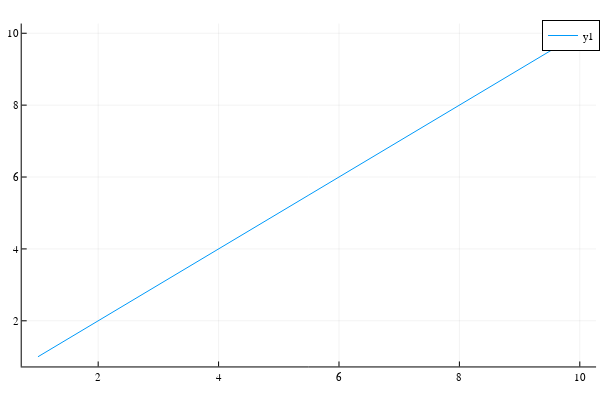

The cell this chart's notebook holds for it:
### Code cell
using Plots
plotlyjs()
plot(1:10)

### Figure 1 — Plotly figure (JSON) as saved in the notebook; plotly's stock layout.template omitted (floating-point values rounded to 4 significant figures)
{"data": [{"colorbar": {"title": {"text": ""}}, "legendgroup": "y1", "line": {"color": "rgba(0, 154, 250, 1.000)", "dash": "solid", "shape": "linear", "width": 1}, "mode": "lines", "name": "y1", "showlegend": true, "type": "scatter", "x": [1, 2, 3, 4, 5, 6, 7, 8, 9, 10], "xaxis": "x", "y": [1, 2, 3, 4, 5, 6, 7, 8, 9, 10], "yaxis": "y", "zmax": null, "zmin": null}], "layout": {"annotations": [], "height": 400, "legend": {"bgcolor": "rgba(255, 255, 255, 1.000)", "bordercolor": "rgba(0, 0, 0, 1)", "borderwidth": 1, "font": {"color": "rgba(0, 0, 0, 1)", "family": "sans-serif", "size": 11}, "title": {"font": {"color": "rgba(0, 0, 0, 1)", "family": "sans-serif", "size": 15}, "text": ""}, "tracegroupgap": 0, "traceorder": "normal", "x": 1, "xanchor": "auto", "y": 1, "yanchor": "auto"}, "margin": {"b": 20, "l": 0, "r": 0, "t": 20}, "paper_bgcolor": "rgba(255, 255, 255, 1.000)", "plot_bgcolor": "rgba(255, 255, 255, 1.000)", "showlegend": true, "width": 600, "xaxis": {"anchor": "y", "domain": [0.03619, 0.9934], "gridcolor": "rgba(0, 0, 0, 0.1)", "gridwidth": 0.5, "linecolor": "rgba(0, 0, 0, 1)", "mirror": false, "range": [0.73, 10.27], "showgrid": true, "showline": true, "showticklabels": true, "tickangle": 0, "tickcolor": "rgb(0, 0, 0)", "tickfont": {"color": "rgba(0, 0, 0, 1)", "family": "sans-serif", "size": 11}, "tickmode": "array", "ticks": "inside", "ticktext": ["2", "4", "6", "8", "10"], "tickvals": [2, 4, 6, 8, 10], "title": {"font": {"color": "rgba(0, 0, 0, 1)", "family": "sans-serif", "size": 15}, "text": ""}, "type": "linear", "visible": true, "zeroline": false, "zerolinecolor": "rgba(0, 0, 0, 1)"}, "yaxis": {"anchor": "x", "domain": [0.03762, 0.9902], "gridcolor": "rgba(0, 0, 0, 0.1)", "gridwidth": 0.5, "linecolor": "rgba(0, 0, 0, 1)", "mirror": false, "range": [0.73, 10.27], "showgrid": true, "showline": true, "showticklabels": true, "tickangle": 0, "tickcolor": "rgb(0, 0, 0)", "tickfont": {"color": "rgba(0, 0, 0, 1)", "family": "sans-serif", "size": 11}, "tickmode": "array", "ticks": "inside", "ticktext": ["2", "4", "6", "8", "10"], "tickvals": [2, 4, 6, 8, 10], "title": {"font": {"color": "rgba(0, 0, 0, 1)", "family": "sans-serif", "size": 15}, "text": ""}, "type": "linear", "visible": true, "zeroline": false, "zerolinecolor": "rgba(0, 0, 0, 1)"}}}
